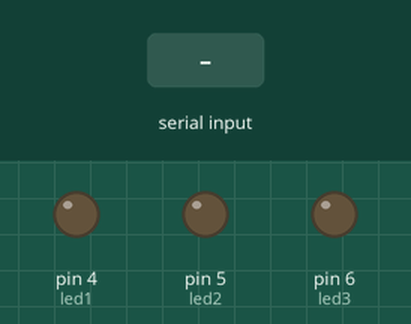
A sketch run on a simulated Arduino Uno, built with avr-gcc and run on an emulated ATmega328P. Shown: output pins drawn as LEDs (lit = HIGH). The test bench sets the inputs (shaded band).

Above: at 1.2 s.
1.3 s: "1" received over the second serial link
At 2.7 s:
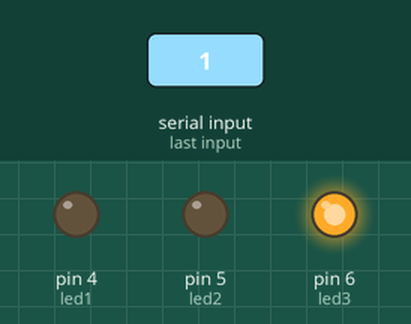
Timing chart, 0 to 4.3 s (numbered marks = the images above; inputs shaded):
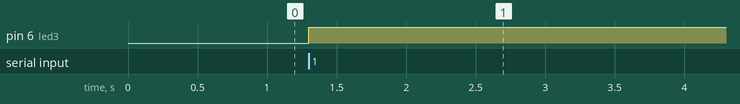

The sketch:

slave_line.ino
```cpp
#include <SoftwareSerial.h>
#define RX 10 //connect BT TX pin
#define TX 11 // Connect BT RX pin
#define led1 4
#define led2 5
#define led3 6
int a=0;
SoftwareSerial btSerial(RX,TX);
void setup() {

  pinMode(led1, OUTPUT);
  pinMode(led2, OUTPUT);
  pinMode(led3, OUTPUT);
  btSerial.begin(9600);
  Serial.begin(9600);
}

void loop() {
  if (btSerial.available() > 0)
  {
    a = btSerial.read();
    if (a==1)
    {
      digitalWrite(led1, HIGH);
      digitalWrite(led2, LOW);
      digitalWrite(led3, LOW);
    }
    else if (a==2)
    {
      digitalWrite(led2, HIGH);
      digitalWrite(led1, LOW);
      digitalWrite(led3, LOW);
    }
    else
    {
       digitalWrite(led1, LOW);
       digitalWrite(led2, LOW);
       digitalWrite(led3, HIGH);
    }
    a=0;
  }

}
```

Measured:
- after the input at 1.3 s, pin 6 (led3): LOW → HIGH at once
